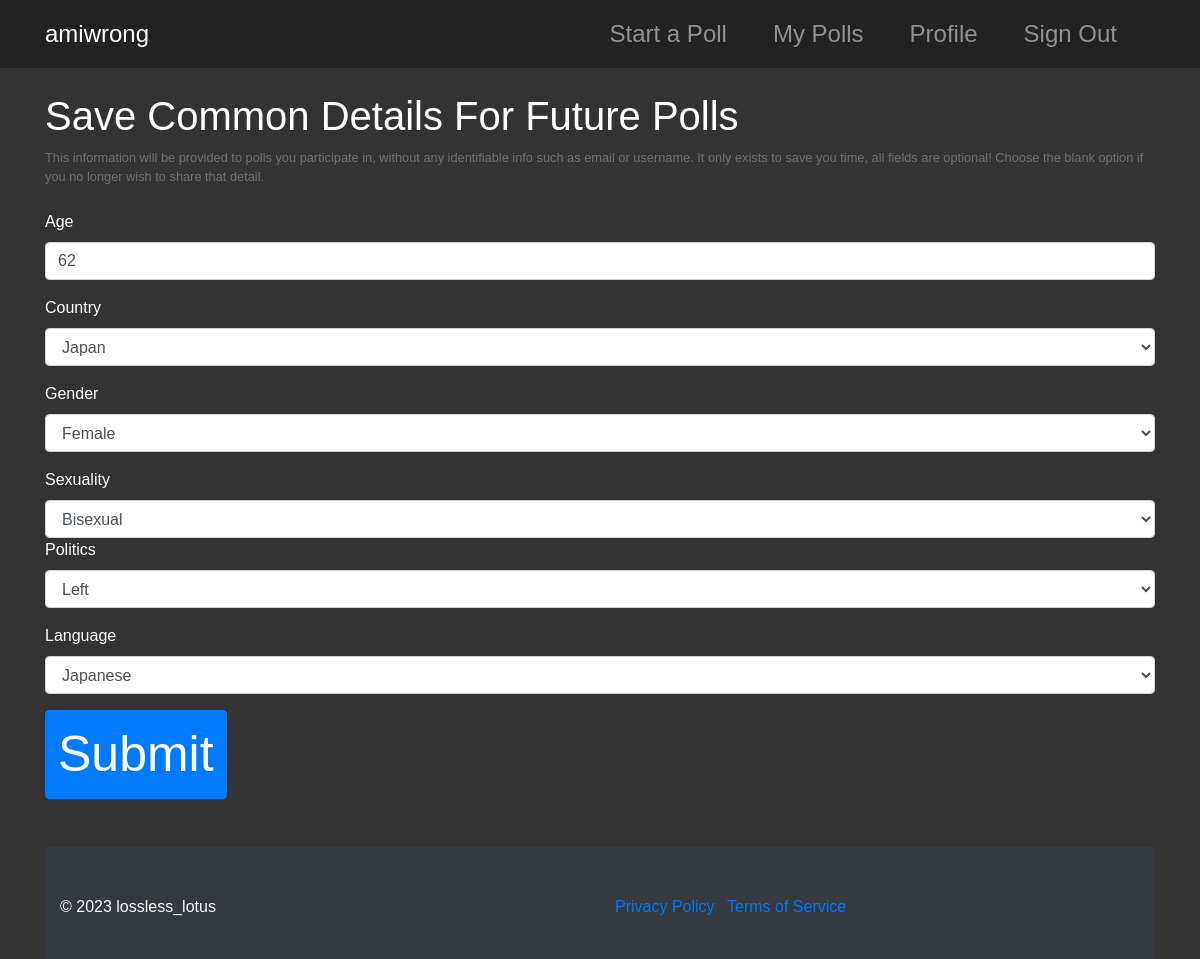
The page /profile (signed in) on the database as committed earlier.
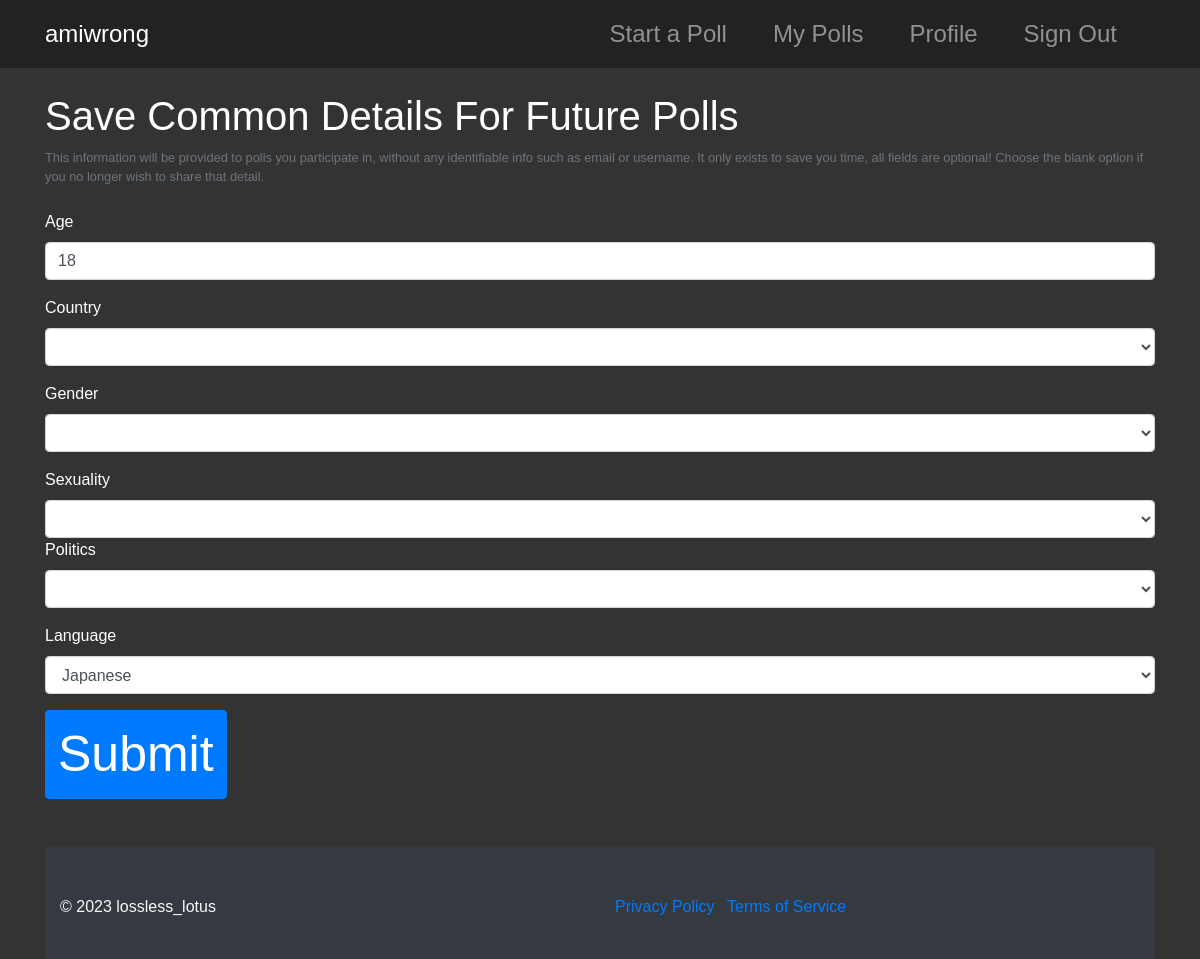
The same page on the database as committed later.
### tables this page shows
CREATE TABLE profiles ( 
    id INTEGER PRIMARY KEY AUTOINCREMENT NOT NULL, 
    user_id INT NOT NULL, 
    age INT, 
    country TEXT, 
    gender TEXT, 
    sexuality TEXT, 
    politics TEXT, 
    language TEXT, 
    FOREIGN KEY (user_id) REFERENCES users(id)
    );

### app.py (the view)
@app.route("/profile", methods=["GET", "POST"])
@login_required
def profile():
    countries = [
        "", "Afghanistan", "Albania", "Algeria", "Andorra", "Angola", "Antigua and Barbuda",
        "Argentina", "Armenia", "Australia", "Austria", "Azerbaijan", "Bahamas", "Bahrain",
        "Bangladesh", "Barbados", "Belarus", "Belgium", "Belize", "Benin", "Bhutan", "Bolivia",
        "Bosnia and Herzegovina", "Botswana", "Brazil", "Brunei", "Bulgaria", "Burkina Faso",
        "Burundi", "Cabo Verde", "Cambodia", "Cameroon", "Canada", "Central African Republic",
        "Chad", "Chile", "China", "Colombia", "Comoros", "Congo", "Costa Rica", "Cote d'Ivoire",
        "Croatia", "Cuba", "Cyprus", "Czech Republic", "Denmark", "Djibouti", "Dominica",
        "Dominican Republic", "Ecuador", "Egypt", "El Salvador", "Equatorial Guinea", "Eritrea",
        "Estonia", "Eswatini", "Ethiopia", "Fiji", "Finland", "France", "Gabon", "Gambia", "Georgia",
        "Germany", "Ghana", "Greece", "Grenada", "Guatemala", "Guinea", "Guinea-Bissau", "Guyana",
        "Haiti", "Honduras", "Hungary", "Iceland", "India", "Indonesia", "Iran", "Iraq", "Ireland",
        "Israel", "Italy", "Jamaica", "Japan", "Jordan", "Kazakhstan", "Kenya", "Kiribati",
        "Korea, North", "Korea, South", "Kosovo", "Kuwait", "Kyrgyzstan", "Laos", "Latvia", "Lebanon",
        "Lesotho", "Liberia", "Libya", "Liechtenstein", "Lithuania", "Luxembourg", "Madagascar", "Malawi",
        "Malaysia", "Maldives", "Mali", "Malta", "Marshall Islands", "Mauritania", "Mauritius", "Mexico",
        "Micronesia", "Moldova", "Monaco", "Mongolia", "Montenegro", "Morocco", "Mozambique", "Myanmar",
        "Namibia", "Nauru", "Nepal", "Netherlands", "New Zealand", "Nicaragua", "Niger", "Nigeria",
        "North Macedonia", "Norway", "Oman", "Pakistan", "Palau", "Palestine", "Panama", "Papua New Guinea",
        "Paraguay", "Peru", "Philippines", "Poland", "Portugal", "Qatar", "Romania", "Russia", "Rwanda",
        "Saint Kitts and Nevis", "Saint Lucia", "Saint Vincent and the Grenadines", "Samoa", "San Marino",
        "Sao Tome and Principe", "Saudi Arabia", "Senegal", "Serbia", "Seychelles", "Sierra Leone", "Singapore",
        "Slovakia", "Slovenia", "Solomon Islands", "Somalia", "South Africa", "South Sudan", "Spain", "Sri Lanka",
        "Sudan", "Suriname", "Sweden", "Switzerland", "Syria", "Taiwan", "Tajikistan", "Tanzania", "Thailand",
        "Timor-Leste", "Togo", "Tonga", "Trinidad and Tobago", "Tunisia", "Turkey", "Turkmenistan", "Tuvalu",
        "Uganda", "Ukraine", "United Arab Emirates", "United Kingdom", "United States", "Uruguay", "Uzbekistan",
        "Vanuatu", "Vatican City", "Venezuela", "Vietnam", "Yemen", "Zambia", "Zimbabwe"
        ]
    gender_options = ["","Male", "Female", "Non-binary", "Other"]
    languages =  [
                    "", "Afrikaans", "Amharic", "Arabic", "Azerbaijani", "Bengali", "Burmese",
                    "Chinese", "Czech", "Danish", "Dutch", "English", "Finnish", "French",
                    "German", "Greek", "Hebrew", "Hindi", "Hungarian", "Indonesian", "Italian",
                    "Japanese", "Kannada", "Korean", "Malay", "Malayalam", "Marathi", "Navajo",
                    "Nepali", "Norwegian", "Persian", "Polish", "Portuguese", "Punjabi",
                    "Romanian", "Russian", "Serbian", "Slovak", "Slovenian", "Spanish",
                    "Swahili", "Swedish", "Tamil", "Telugu", "Thai", "Turkish", "Ukrainian",
                    "Urdu", "Vietnamese", "Xhosa", "Yoruba", "Zulu", "Other"
                ]
    politics_options = ["","Center", "Left", "Right", "Other"]
    sexualities = ["","Heterosexual", "Homosexual", "Bisexual", "Pansexual", "Asexual", "Other"]
    if request.method == "POST":
        age = str(request.form.get("age"))
        try:
            age = int(age)
        except:
            age = None
        if age is not None and age not in range(1, 120):
            flash("Invalid age.")
            return redirect("/profile")
        elif age is None:
            age = "NULL"
        country = str(request.form.get("country"))
        if country not in countries:
            flash("Invalid country.")
            return redirect("/profile")
        if country == "":
            country = "NULL"
        gender = str(request.form.get("gender"))
        if gender not in gender_options:
            flash("No such gender option.")
            return redirect("/profile")
        if gender == "":
            gender = "NULL"
        sexuality = str(request.form.get("sexuality"))
        if sexuality not in sexualities:
            flash("No such sexuality option.")
            return redirect("/profile")
        if sexuality == "":
            sexuality = "NULL"
        politics = str(request.form.get("politics"))
        if politics not in politics_options:
            flash("No such politics option.")
            return redirect("/profile")
        if politics == "":
            politics = "NULL"
        native_language = str(request.form.get("language"))
        if native_language not in languages:
            flash("No such language option.")
            return redirect("/profile")
        if native_language == "":
            native_language = "NULL"
        connection = sqlite3.connect("amiwrong.db")
        cursor = connection.cursor()
        cursor.execute("UPDATE profiles SET age = ?, country = ?, gender = ?, sexuality = ?, politics = ?, language = ? WHERE user_id = ?", (age, country, gender, sexuality, politics, native_language, session["user_id"]))
        connection.commit()
        cursor.close()
        connection.close()
        print("Saved changes to profile")
        return redirect("/profile")
    else:
        connection = sqlite3.connect("amiwrong.db")
        connection.row_factory = sqlite3.Row
        cursor = connection.cursor()
        cursor.execute("SELECT * FROM profiles WHERE user_id = ?", (session["user_id"],))
        row = cursor.fetchone()
        if row:
            age = row['age']
            country = row['country']
            gender = row['gender']
            sexuality = row['sexuality']
            politics = row['politics']
            language = row['language']
        cursor.close()
        connection.close()
        return render_template("profile.html", age=age, country=country, countries=countries, gender=gender, gender_options=gender_options, sexuality=sexuality, sexualities=sexualities, politics=politics, politics_options=politics_options, language=language, languages=languages)

### app.py (called while the page is built)
@app.after_request
def after_request(response):
    response.headers["Cache-Control"] = "no-cache, no-store, must-revalidate, max-age=0"
    response.headers["Expires"] = 0
    response.headers["Pragma"] = "no-cache"
    return response

def login_required(f):
    @wraps(f)
    def decorated_function(*args, **kwargs):
        if session.get("user_id") is None:
            return redirect("/login")
        return f(*args, **kwargs)
    return decorated_function

### templates/profile.html (shortened to what this page needs)
{% extends "layout.html" %} {% block title %} My Profile {% endblock %} {% block
main %}
<h1>Save Common Details For Future Polls</h1>
<small class="form-text text-muted"
  >This information will be provided to polls you participate in, without any
  identifiable info such as email or username. It only exists to save you time,
  all fields are optional! Choose the blank option if you no longer wish to
  share that detail.</small
>
<br />
<form action="/profile" method="post">
  <div class="form-group">
    <label for="age">Age</label>
    <input
      type="text"
      class="form-control"
      id="age"
      name="age"
      placeholder="Your age in years"
      value="{{ age }}"
    />
  </div>
  <div class="form-group">
    <label for="country">Country</label>
    <select class="form-control" id="country" name="country">
      {% for c in countries %}
        <option value="{{ c }}" {% if country == c %}selected{% endif %}>{{ c }}</option>
      {% endfor %}
    </select>
  </div>
  <div class="form-group">
    <label for="gender">Gender</label>
    <select class="form-control" id="gender" name="gender">
      {% for g in gender_options %}
        <option value="{{ g }}" {% if gender == g %}selected{% endif %}>{{ g }}</option>
      {% endfor %}
    </select>
  </div>
  <div class="form-group">
    <label for="sexuality">Sexuality</label>
    <select class="form-control" id="sexuality" name="sexuality">
      {% for s in sexualities %}
        <option value="{{ s }}" {% if sexuality == s %}selected{% endif %}>{{ s }}</option>
      {% endfor %}
    </select>
  <div class="form-group">
    <label for="politics">Politics</label>
    <select class="form-control" id="politics" name="politics">
      {% for p in politics_options %}
        <option value="{{ p }}" {% if politics == p %}selected{% endif %}>{{ p }}</option>
      {% endfor %}
  </select>
  </div>
  <div class="form-group">
    <label for="language">Language</label>
    <select class="form-control" id="language" name="language">
      {% for l in languages %}
        <option value="{{ l }}" {% if language == l %}selected{% endif %}>{{ l }}</option>
      {% endfor %}
    </select>
  </div>
  <button type="submit" class="btn btn-primary">Submit</button>
</form>
<br />
 {% endblock %}

### templates/layout.html (shortened to what this page needs)
<!DOCTYPE html>
<html lang="en">
<head>
    <link rel="stylesheet" href="https://maxcdn.bootstrapcdn.com/bootstrap/4.5.2/css/bootstrap.min.css">
    <link rel="stylesheet" href="static/css/styles.css">
</head>
<body>
    <nav class="navbar navbar-expand-lg navbar-dark">
        <div class="container">
            <a class="navbar-brand" href="/">amiwrong</a>
            <div class="collapse navbar-collapse" id="navbarNav">
                {% if session["user_id"] %}
                <ul class="navbar-nav ml-auto">
                    <li class="nav-item">
                        <a class="nav-link" href="/create">Start a Poll</a>
                    </li>
                    <li class="nav-item">
                        <a class="nav-link" href="/">My Polls</a>
                    </li>
                    <li class="nav-item">
                        <a class="nav-link" href="/profile">Profile</a>
                    </li>
                    <li class="nav-item">
                        <a class="nav-link" href="/signout">Sign Out</a>
                    </li>
                </ul>
                {% endif %}
            </div>
        </div>
    </nav>
    <div class="container mt-4">
        {% block main %}{% endblock %}
    </div>
    <footer class="mt-5 pt-5 bg-dark text-light py-4">
        <div class="container">
            <div class="row">
                <div class="col-md-6">
                    <p>&copy; 2023 lossless_lotus</p>
                </div>
                <div class="col-md-6 text-md-end">
                    <ul class="list-inline">
                        <li class="list-inline-item"><a href="#">Privacy Policy</a></li>
                        <li class="list-inline-item"><a href="#">Terms of Service</a></li>
                    </ul>
                </div>
            </div>
        </div>
    </footer>
</body>
</html>

### static/css/styles.css (style rules this page uses)
.btn { font-size: 50px; }

### templates/layout.html (style rules this page uses)
body { background-color: #333; color: #fff; font-family: 'Circular Std', sans-serif; }
.navbar { background-color: #222; }
.navbar-nav, .navbar-brand { font-size: 24px; margin-left: auto; }
.navbar-nav .nav-item { margin-right: 30px; }
.navbar-brand { margin-left: 0; }

Rows that differ between the two databases and show on the page:
changed profiles "Japanese": country "Japan" → (not shown); gender "Female" → (not shown); sexuality "Bisexual" → (not shown); politics "Left" → (not shown)
Other text that changed with them:
form field age: "62" → "18"
